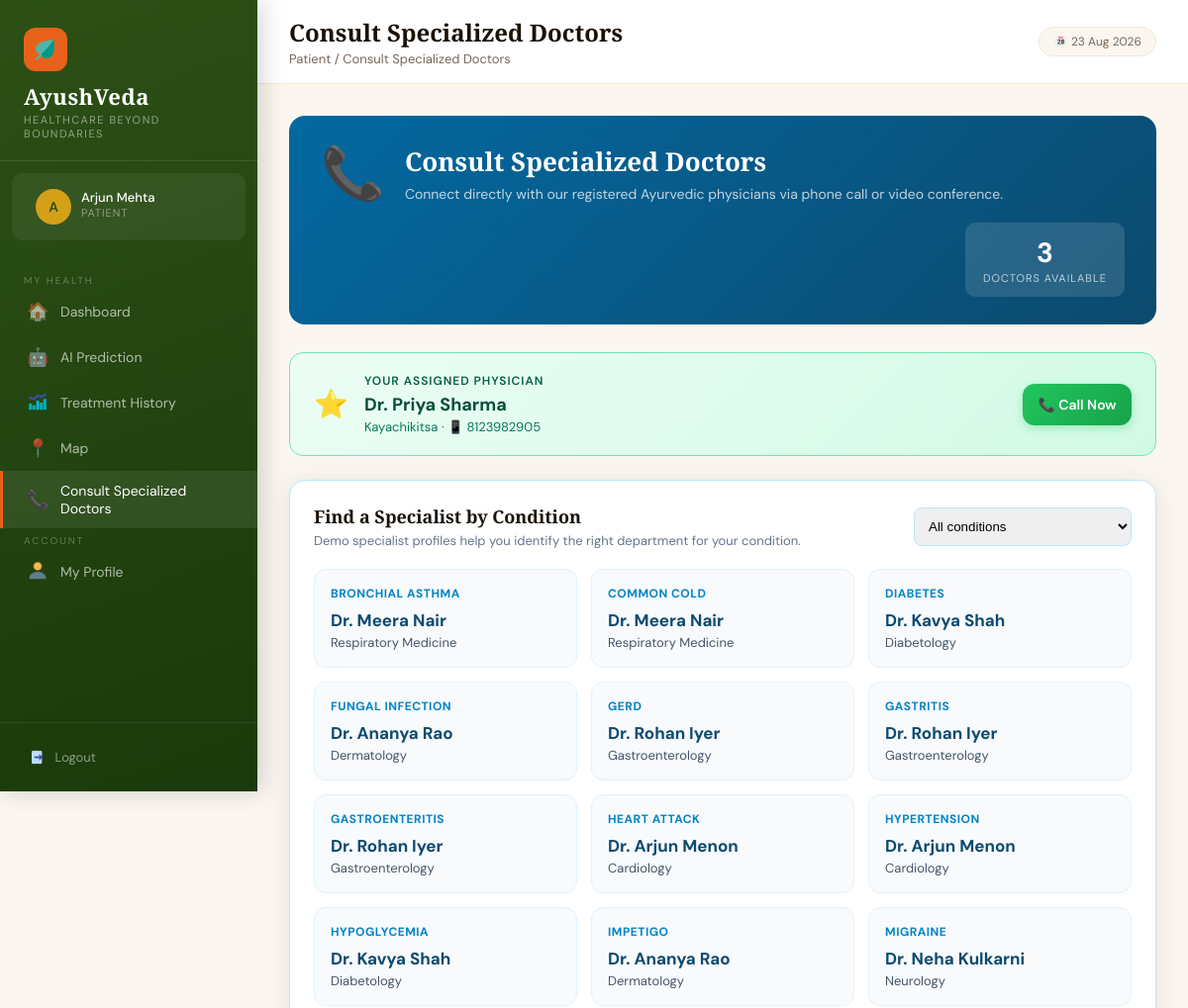
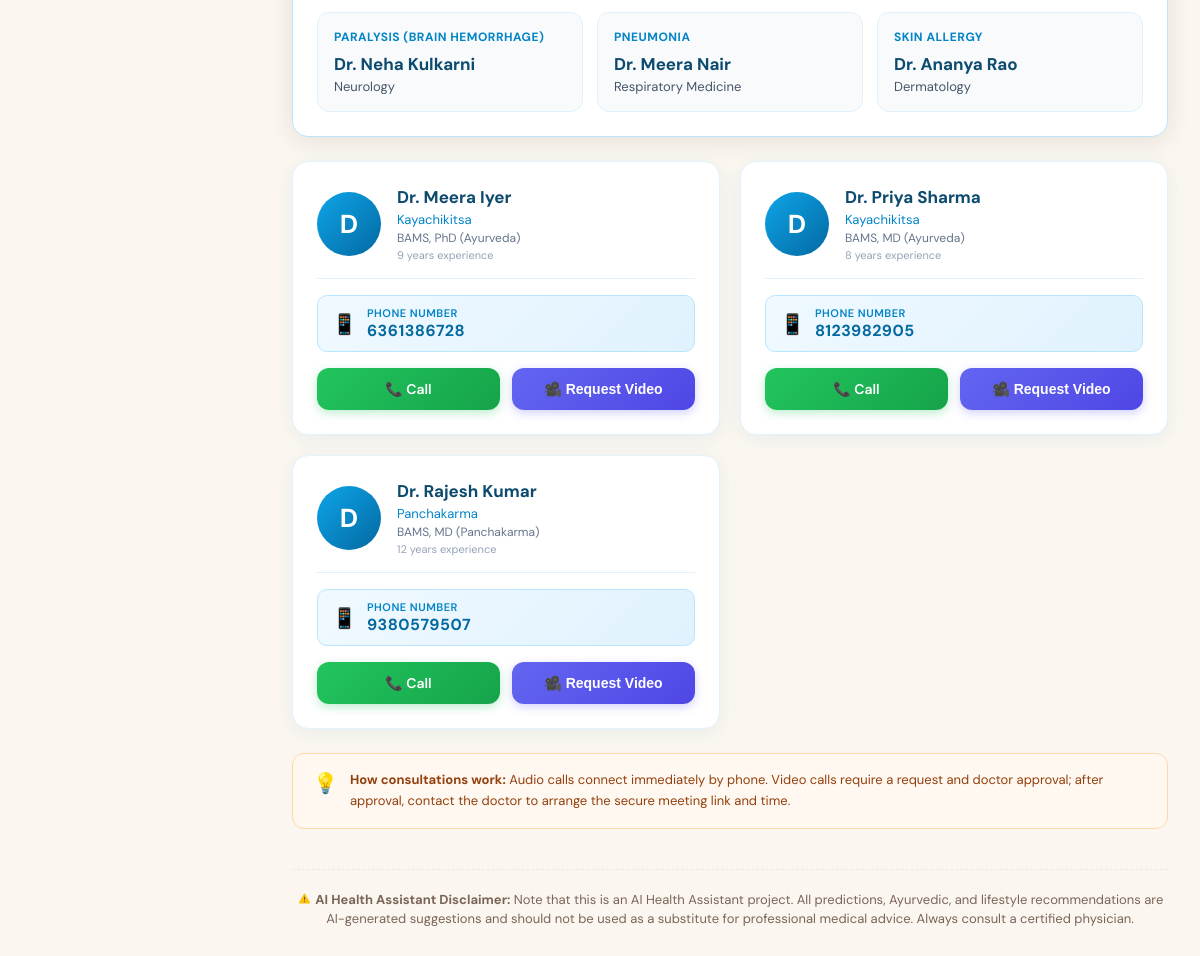
/patient/consult (signed in), run on the app's committed database (2 pictures, top to bottom).
### tables this page shows
CREATE TABLE patients (
            id INTEGER PRIMARY KEY AUTOINCREMENT,
            name TEXT NOT NULL,
            email TEXT UNIQUE NOT NULL,
            password TEXT NOT NULL,
            phone TEXT,
            age INTEGER,
            gender TEXT,
            blood_group TEXT,
            address TEXT,
            doctor_id INTEGER,
            created_at TIMESTAMP DEFAULT CURRENT_TIMESTAMP, preexisting_conditions TEXT, allergies TEXT, triage_raw_text TEXT, triage_symptoms TEXT, latitude REAL, longitude REAL, location_updated_at TIMESTAMP, share_location INTEGER DEFAULT 0,
            FOREIGN KEY (doctor_id) REFERENCES doctors(id)
        );

CREATE TABLE doctors (
            id INTEGER PRIMARY KEY AUTOINCREMENT,
            name TEXT NOT NULL,
            email TEXT UNIQUE NOT NULL,
            password TEXT NOT NULL,
            phone TEXT,
            specialization TEXT,
            qualification TEXT,
            experience INTEGER DEFAULT 0,
            created_at TIMESTAMP DEFAULT CURRENT_TIMESTAMP
        );

### app.py (the view, shortened to what this page needs)
@app.route('/patient/consult', methods=['GET', 'POST'])
@login_required('patient')
def patient_consult():
    conn = get_db()
    patient = conn.execute(
        "SELECT p.*, d.name as doctor_name, d.specialization, d.phone as doctor_phone FROM patients p LEFT JOIN doctors d ON p.doctor_id=d.id WHERE p.id=?",
        (session['user_id'],)
    ).fetchone()
    doctors = conn.execute(
        "SELECT id, name, phone, specialization, qualification, experience FROM doctors ORDER BY name"
    ).fetchall()
    video_requests = conn.execute(
        "SELECT cr.*, d.name as doctor_name FROM consultation_requests cr JOIN doctors d ON cr.doctor_id=d.id WHERE cr.patient_id=? ORDER BY cr.created_at DESC",
        (session['user_id'],)
    ).fetchall()
    conn.close()
    specialists = [
        (disease, details['name'], details['specialization'])
        for disease, details in sorted(SPECIALIST_BY_DISEASE.items())
    ]
    return render_template(
        'patient/consult.html', patient=patient, doctors=doctors,
        video_requests=video_requests, demo_specialists=specialists,
        diseases=sorted(SPECIALIST_BY_DISEASE)
    )

### templates/patient/consult.html (shortened to what this page needs)
{% extends 'base.html' %}
{% block page_title %}Consult Specialized Doctors{% endblock %}
{% block breadcrumb %}Patient / Consult Specialized Doctors{% endblock %}
{% block nav %}
<span class="nav-section-label">My Health</span>
<a href="/patient/dashboard" class="nav-link"><span class="icon">🏠</span> Dashboard</a>
<a href="/patient/predict" class="nav-link"><span class="icon">🤖</span> AI Prediction</a>
<a href="/patient/history" class="nav-link"><span class="icon"><img src="/static/images/dashboard_icon.png" style="height:1.2em;width:1.2em;vertical-align:-0.2em;"></span> Treatment History</a>
<a href="/patient/map" class="nav-link"><span class="icon">📍</span> Map</a>
<a href="/patient/consult" class="nav-link active"><span class="icon">📞</span> Consult Specialized Doctors</a>
<span class="nav-section-label">Account</span>
<a href="/patient/profile" class="nav-link"><span class="icon"><img src="/static/images/profile_icon.png" style="height:1.2em;width:1.2em;vertical-align:-0.2em;"></span> My Profile</a>
{% endblock %}
{% block content %}
<div style="background:linear-gradient(135deg,#0369A1,#0C4A6E); border-radius:16px; padding:28px 32px; margin-bottom:28px; display:flex; align-items:center; gap:20px; flex-wrap:wrap;">
    <div style="font-size:52px; line-height:1;">📞</div>
    <div>
        <h2 style="font-size:26px; color:#fff; font-family:'Cormorant Garamond',serif; margin:0 0 6px 0;">Consult Specialized Doctors</h2>
        <p style="color:rgba(255,255,255,0.75); font-size:14px; margin:0;">Connect directly with our registered Ayurvedic physicians via phone call or video conference.</p>
    </div>
    <div style="margin-left:auto; background:rgba(255,255,255,0.12); border-radius:10px; padding:12px 18px; text-align:center;">
        <div style="font-size:28px; font-weight:700; color:#fff;">{{ doctors|length }}</div>
        <div style="font-size:11px; color:rgba(255,255,255,0.7); text-transform:uppercase; letter-spacing:1px;">Doctors Available</div>
    </div>
</div>
{% if patient.doctor_name %}
<div style="background:linear-gradient(135deg,#ECFDF5,#D1FAE5); border:1px solid #6EE7B7; border-radius:14px; padding:20px 24px; margin-bottom:24px; display:flex; align-items:center; gap:16px; flex-wrap:wrap;">
    <div style="font-size:28px;">⭐</div>
    <div>
        <div style="font-size:12px; color:#065F46; font-weight:600; text-transform:uppercase; letter-spacing:1px; margin-bottom:4px;">Your Assigned Physician</div>
        <div style="font-size:18px; font-weight:700; color:#064E3B;">{{ patient.doctor_name }}</div>
        <div style="font-size:13px; color:#047857; margin-top:2px;">{{ patient.specialization or 'Ayurvedic Physician' }} · 📱 {{ patient.doctor_phone or 'Contact via clinic' }}</div>
    </div>
    {% if patient.doctor_phone %}
    <div style="margin-left:auto; display:flex; gap:10px; flex-wrap:wrap;">
        <a href="tel:{{ patient.doctor_phone }}" class="call-btn" style="min-width:110px;">📞 Call Now</a>
    </div>
    {% endif %}
</div>
{% endif %}
<div class="card" style="margin-bottom:24px; border:1px solid #BAE6FD;">
    <div class="card-header">
        <div>
            <h3 class="card-title">Find a Specialist by Condition</h3>
            <p style="font-size:13px;color:#64748B;margin-top:4px;">Demo specialist profiles help you identify the right department for your condition.</p>
        </div>
        <select id="disease_filter" aria-label="Choose a condition" onchange="filterSpecialists(this.value)" style="padding:10px;border:1px solid #BAE6FD;border-radius:8px;min-width:220px;">
            <option value="">All conditions</option>
        </select>
    </div>
    <div id="specialist_grid" style="display:grid;grid-template-columns:repeat(auto-fill,minmax(250px,1fr));gap:14px;">
        {% for disease, name, specialty in demo_specialists %}
        <div class="specialist-card" data-disease="{{ disease|e }}" style="background:#F8FAFC;border:1px solid #E0F2FE;border-radius:12px;padding:16px;">
            <div style="font-size:12px;color:#0284C7;font-weight:700;text-transform:uppercase;letter-spacing:.5px;">{{ disease }}</div>
            <div style="font-size:17px;font-weight:700;color:#0C4A6E;margin-top:8px;">{{ name }}</div>
            <div style="font-size:13px;color:#475569;margin-top:3px;">{{ specialty }}</div>
        </div>
        {% endfor %}
    </div>
</div>
{% if doctors %}
<div style="display:grid; grid-template-columns: repeat(auto-fill, minmax(300px, 1fr)); gap:20px;">
    {% for doc in doctors %}
    <div class="doctor-card">
        <div style="display:flex; align-items:center; gap:16px;">
            <div class="doctor-avatar">{{ (doc.name or 'D')[0].upper() }}</div>
            <div style="flex:1; min-width:0;">
                <div style="font-weight:700; font-size:17px; color:#0C4A6E; white-space:nowrap; overflow:hidden; text-overflow:ellipsis;">{{ doc.name }}</div>
                <div style="font-size:13px; color:#0284C7; margin-top:3px;">{{ doc.specialization or 'Ayurvedic Physician' }}</div>
                {% if doc.qualification %}
                <div style="font-size:12px; color:#64748B; margin-top:2px;">{{ doc.qualification }}</div>
                {% endif %}
                {% if doc.experience %}
                <div style="font-size:11px; color:#94A3B8; margin-top:2px;">{{ doc.experience }} years experience</div>
                {% endif %}
            </div>
        </div>
        <div style="height:1px; background:#E0F2FE;"></div>
        <div class="phone-chip">
            <span style="font-size:20px;">📱</span>
            <div>
                <div style="font-size:11px; color:#0284C7; font-weight:600; text-transform:uppercase; letter-spacing:0.5px;">Phone Number</div>
                <div style="font-size:16px; font-weight:700; color:#0369A1; letter-spacing:0.5px;">{{ doc.phone or 'Not available' }}</div>
            </div>
        </div>
        {% if doc.phone %}
        <div style="display:flex; gap:12px;">
            <a href="tel:{{ doc.phone }}" id="call_{{ doc.id }}" class="call-btn">📞 Call</a>
            {% set doctor_request = namespace(status='') %}
            {% for video_request in video_requests %}
                {% if video_request.doctor_id == doc.id %}{% set doctor_request.status = video_request.status %}{% endif %}
            {% endfor %}
            {% if doctor_request.status == 'Approved' %}
            <span class="video-btn" style="background:#16A34A;cursor:default;">✅ Video Approved</span>
            {% elif doctor_request.status == 'Pending' %}
            <span class="video-btn" style="background:#94A3B8;cursor:default;">⏳ Video Pending</span>
            {% else %}
            <form action="{{ url_for('patient_consult') }}" method="POST" style="flex:1;display:flex;">
                <button type="submit" class="video-btn" style="width:100%;">🎥 Request Video</button>
            </form>
            {% endif %}
        </div>
        {% else %}
        <div style="text-align:center; font-size:13px; color:#94A3B8; padding:12px; background:#F8FAFC; border-radius:10px; border:1px dashed #CBD5E1;">
            📞 Contact via clinic reception
        </div>
        {% endif %}
    </div>
    {% endfor %}
</div>
{% endif %}
<div style="background:#FFF8F0; border:1px solid #FED7AA; border-radius:12px; padding:16px 20px; margin-top:24px; display:flex; align-items:flex-start; gap:12px;">
    <span style="font-size:20px; flex-shrink:0;">💡</span>
    <div style="font-size:13px; color:#92400E; line-height:1.6;">
        <strong>How consultations work:</strong> Audio calls connect immediately by phone. Video calls require a request and doctor approval; after approval, contact the doctor to arrange the secure meeting link and time.
    </div>
</div>
{% endblock %}

### templates/base.html (shortened to what this page needs)
<!DOCTYPE html>
<html lang="en">
<head>
</head>
<body>
    {% block body %}
    <div class="sidebar">
        <div class="sidebar-brand">
            <div class="logo-icon"><img src="/static/images/logo_icon.png"
                    style="height:1.2em;width:1.2em;vertical-align:-0.2em;"></div>
            <h2>AyushVeda</h2>
            <p>Healthcare Beyond Boundaries</p>
        </div>
        {% if session.user_name %}
        <div class="sidebar-user">
            <div class="avatar">{{ session.user_name[0].upper() }}</div>
            <div class="user-info">
                <div class="user-name">{{ session.user_name }}</div>
                <div class="user-role">{{ session.role|capitalize }}</div>
            </div>
        </div>
        {% endif %}
        <nav class="sidebar-nav">
            {% block nav %}{% endblock %}
        </nav>
        <div class="sidebar-footer">
            <a href="/logout" class="logout-btn"><img src="/static/images/logout_icon.png"
                    style="height:1.2em;width:1.2em;vertical-align:-0.2em;"> Logout</a>
        </div>
    </div>
    <div class="main">
        <div class="topbar">
            <div>
                <h1>{% block page_title %}Dashboard{% endblock %}</h1>
                <div class="breadcrumb">{% block breadcrumb %}Home{% endblock %}</div>
            </div>
            <div class="topbar-right">
                <span class="date-badge"><img src="/static/images/appointments_icon.png"
                        style="height:1.2em;width:1.2em;vertical-align:-0.2em;"> {{ now }}</span>
            </div>
        </div>
        <div class="content">
            {% block content %}{% endblock %}
            <div class="content-footer"
                style="margin-top: 40px; padding-top: 20px; border-top: 1px dashed var(--cream-dark); text-align: center; font-size: 13px; color: var(--text-light); line-height: 1.5;">
                <strong><img src="/static/images/warning_icon.png"
                        style="height:1.2em;width:1.2em;vertical-align:-0.2em;"> AI Health Assistant
                    Disclaimer:</strong> Note that this is an AI Health Assistant project. All predictions, Ayurvedic,
                and lifestyle recommendations are AI-generated suggestions and should not be used as a substitute for
                professional medical advice. Always consult a certified physician.
            </div>
        </div>
    </div>
    {% endblock %}
</body>
</html>

### data on the page
patients: user_name "Arjun Mehta"
doctors: doctor_name "Dr. Priya Sharma", specialization "Kayachikitsa", phone "8123982905", name "D", name "Dr. Priya Sharma", qualification "BAMS, MD (Ayurveda)", experience "8"
doctors: name "D", name "Dr. Meera Iyer", specialization "Kayachikitsa", qualification "BAMS, PhD (Ayurveda)", experience "9", phone "6361386728"
doctors: name "D", name "Dr. Rajesh Kumar", specialization "Panchakarma", qualification "BAMS, MD (Panchakarma)", experience "12", phone "9380579507"

### other printed values
{{ session.user_name[0].upper() }} "A"
{{ session.role|capitalize }} "PATIENT"
{{ doctors|length }} "3"
{{ disease }} "BRONCHIAL ASTHMA" "COMMON COLD" "DIABETES" "FUNGAL INFECTION" "GERD" "GASTRITIS" "GASTROENTERITIS" "HEART ATTACK" "HYPERTENSION" "HYPOGLYCEMIA" "IMPETIGO" "MIGRAINE" "PARALYSIS (BRAIN HEMORRHAGE)" "PNEUMONIA" "SKIN ALLERGY"
{{ name }} "Dr. Meera Nair" "Dr. Meera Nair" "Dr. Kavya Shah" "Dr. Ananya Rao" "Dr. Rohan Iyer" "Dr. Rohan Iyer" "Dr. Rohan Iyer" "Dr. Arjun Menon" "Dr. Arjun Menon" "Dr. Kavya Shah" "Dr. Ananya Rao" "Dr. Neha Kulkarni" "Dr. Neha Kulkarni" "Dr. Meera Nair" "Dr. Ananya Rao"
{{ specialty }} "Respiratory Medicine" "Respiratory Medicine" "Diabetology" "Dermatology" "Gastroenterology" "Gastroenterology" "Gastroenterology" "Cardiology" "Cardiology" "Diabetology" "Dermatology" "Neurology" "Neurology" "Respiratory Medicine" "Dermatology"
